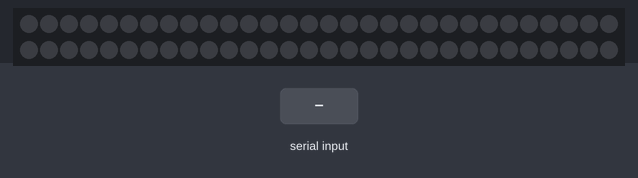
A sketch run on a simulated Arduino Uno, built with avr-gcc and run on an emulated ATmega328P. On the bench: 60 RGB LEDs in strip order, left to right, continuing on the next row. The inputs (shaded band) are chosen by the test bench. What the sketch prints to the serial monitor is not drawn.

Above: at 1.2 s.
1.3 s: byte 30 received over Serial
At 1.67 s:
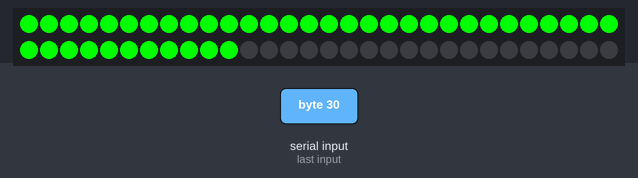
At 2.5 s:
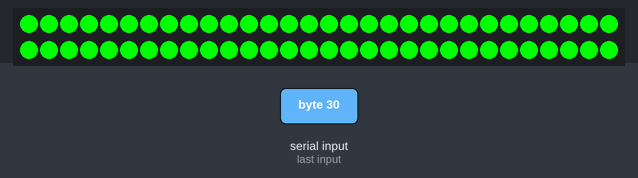
Timing chart, 0 to 4.3 s (numbered marks = the images above; inputs shaded):
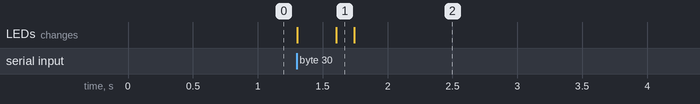

Measured:
- after the input at 1.3 s, the LEDs: first change at once (image 1 shows a later state)

The sketch:

working.ino
```cpp
#include <Adafruit_NeoPixel.h>
#ifdef __AVR__
  #include <avr/power.h>
#endif

#define PIN 6
#define DEBUG 1

Adafruit_NeoPixel strip = Adafruit_NeoPixel(60, PIN, NEO_GRB + NEO_KHZ800);


void setup() {
  Serial.begin(115200);
  Serial.println("TEST");
  strip.begin();
  strip.show();

}

void loop() {


  if (Serial.available() > 0) {
    int CS = Serial.read();

  /*  for (int j = 0; j < strip.numPixels(); j++) {
      strip.setPixelColor(j, strip.Color((200-2*CS*CS), (200-2*(CS-10)*(CS-10)), (255-(CS-30)*(CS-30))));
      strip.show();
    } */
    if (CS < 6) {
      for (int j = 0; j < strip.numPixels(); j++) {
        strip.setPixelColor(j, strip.Color(255, 0, 0));
        strip.show();
        delay(5);
      }
    }

    if (CS < 13 && CS >=6) {
      for (int j = 0; j < strip.numPixels(); j++) {
        strip.setPixelColor(j, strip.Color(255-(CS-6)*35, 0, (CS-6)*35));
        strip.show();
        delay(5);
      }
    }
    if (CS >= 13 && CS < 25) {
      for (int j = 0; j < strip.numPixels(); j++) {
        strip.setPixelColor(j, strip.Color(0, 20*(CS-13), 255-(20*(CS-13))));
        strip.show();
        delay(5);
      }
    }
    if (CS >= 25) {
      for (int j = 0; j < strip.numPixels(); j++) {
        strip.setPixelColor(j, strip.Color(0, 255, 0));
        strip.show();
        delay(5);
      }
    }

  }
}
```
